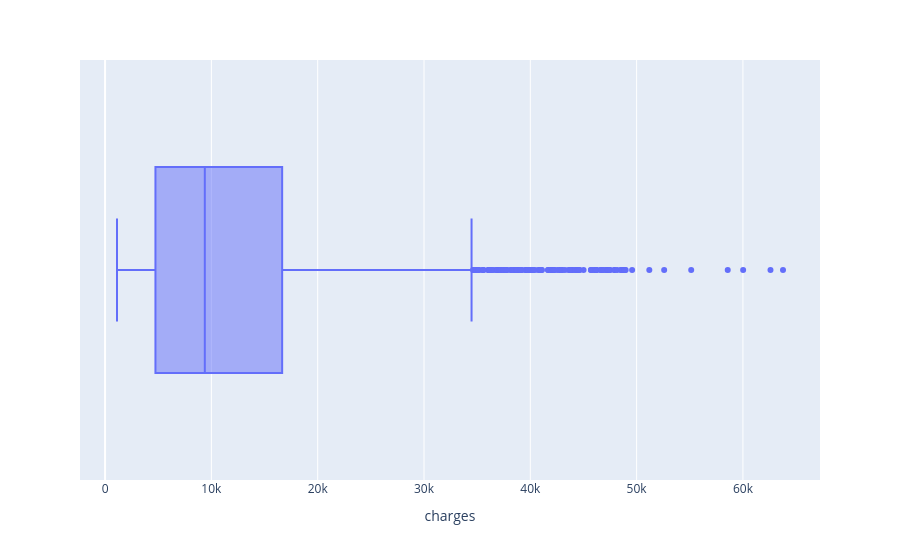

Notebook cell for this chart:
### Code cell
px.box(df,x='charges')

### Figure 1 — Plotly figure (JSON) as saved in the notebook; plotly's stock layout.template omitted (floating-point values rounded to 4 significant figures; data arrays with more than 128 entries replaced by an {"elided": "..."} marker saying what was removed)
{"data": [{"alignmentgroup": "True", "hovertemplate": "charges=%{x}<extra></extra>", "legendgroup": "", "marker": {"color": "#636efa"}, "name": "", "notched": false, "offsetgroup": "", "orientation": "h", "showlegend": false, "type": "box", "x": {"elided": "1338 int values"}, "x0": " ", "xaxis": "x", "y0": " ", "yaxis": "y"}], "layout": {"boxmode": "group", "legend": {"tracegroupgap": 0}, "margin": {"t": 60}, "xaxis": {"anchor": "y", "domain": [0, 1], "title": {"text": "charges"}}, "yaxis": {"anchor": "x", "domain": [0, 1]}}}
